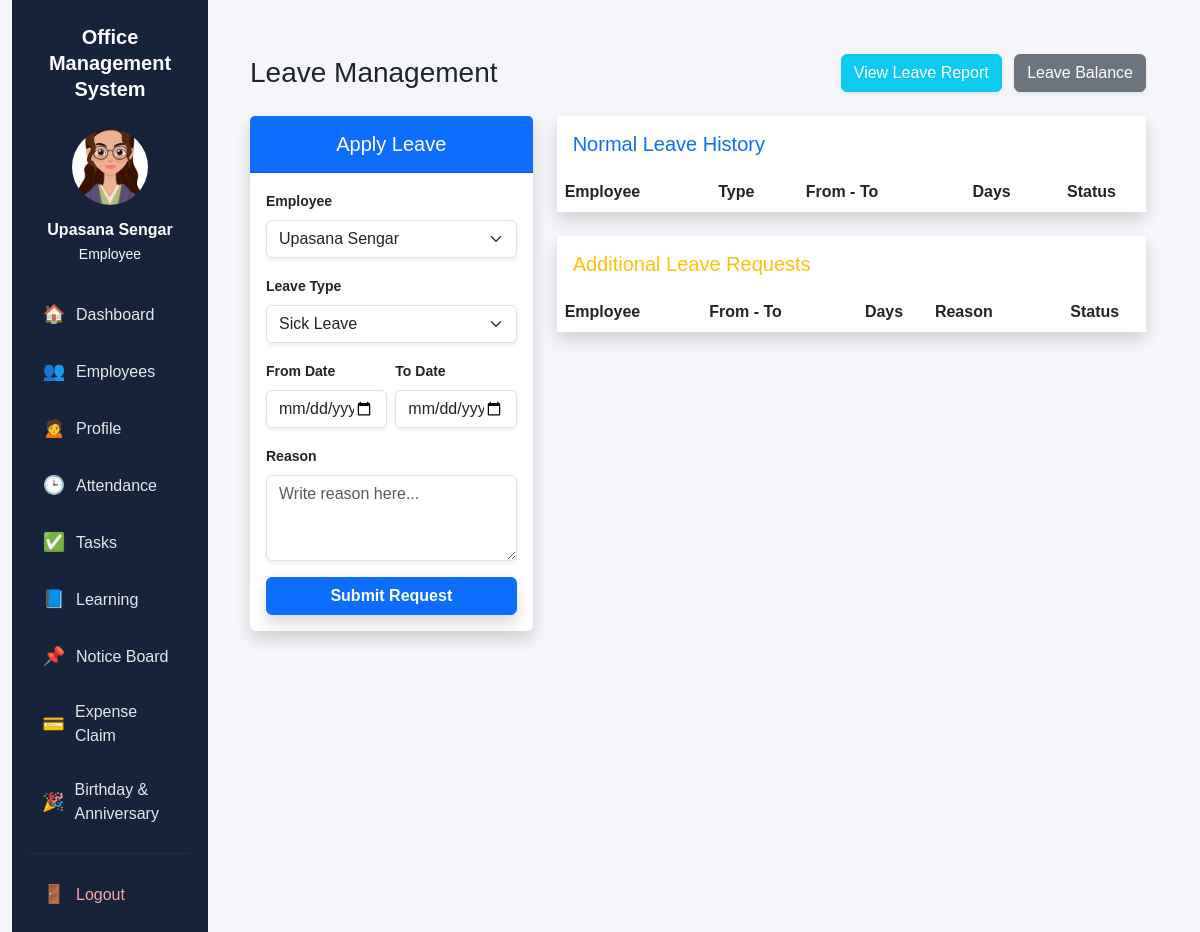
Page /attendance/leave/ (signed in) on the earlier database version.
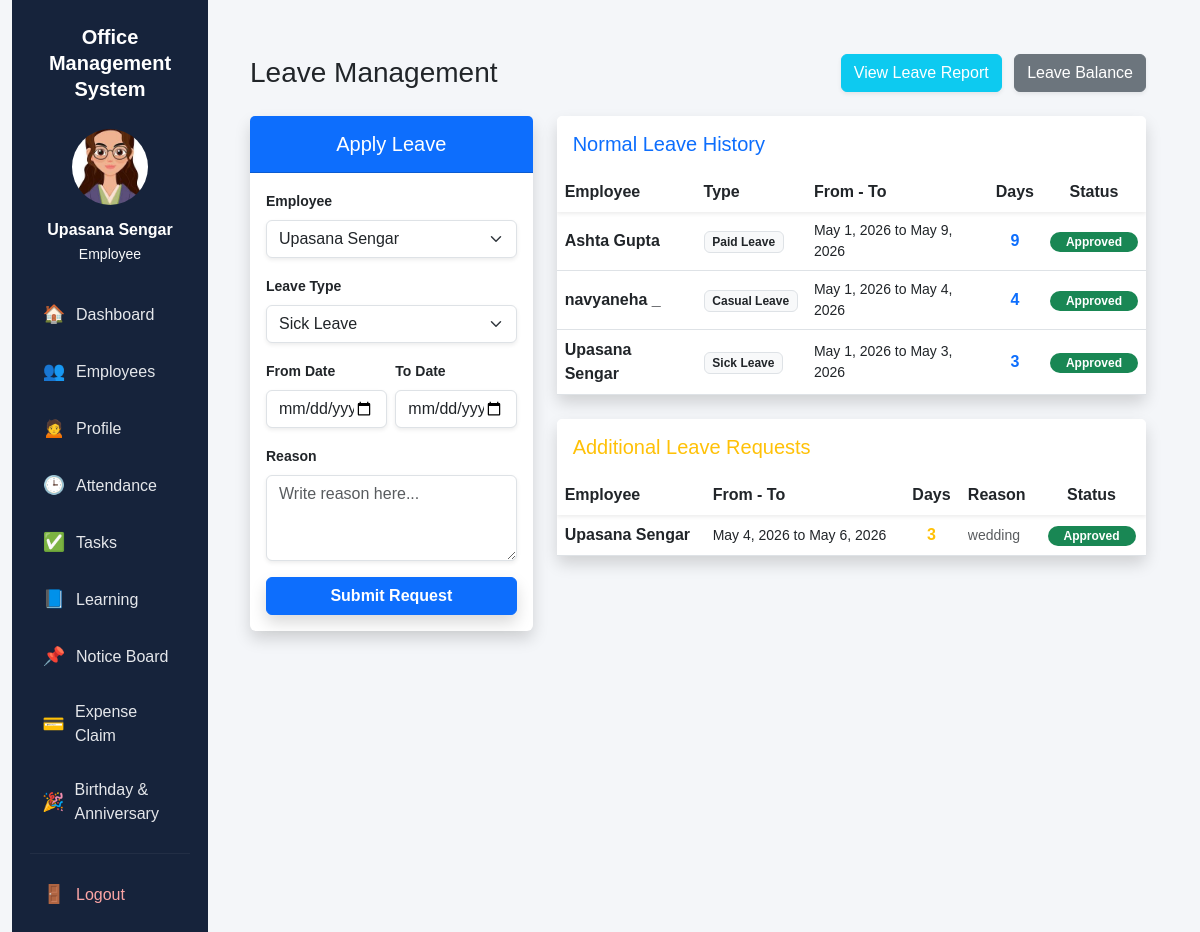
Same page on the later database version.
### apps/attendance/models.py (models this page shows, shortened)
class Leave(models.Model):
    LEAVE_TYPES = [
        ('Sick Leave', 'Sick Leave'),
        ('Casual Leave', 'Casual Leave'),
        ('Paid Leave', 'Paid Leave'),
    ]
    STATUS_CHOICES = [
        ('Pending', 'Pending'),
        ('Approved', 'Approved'),
        ('Rejected', 'Rejected'),
    ]
    employee = models.ForeignKey(Employee, on_delete=models.CASCADE)
    leave_type = models.CharField(max_length=50, choices=LEAVE_TYPES, default='Sick Leave')
    start_date = models.DateField()
    end_date = models.DateField()
    reason = models.TextField()
    status = models.CharField(max_length=20, choices=STATUS_CHOICES, default='Pending')
    @property
    def total_days(self):
        return (self.end_date - self.start_date).days + 1

class AdditionalLeave(models.Model):
    STATUS_CHOICES = [
        ('Pending', 'Pending'),
        ('Approved', 'Approved'),
        ('Rejected', 'Rejected'),
    ]
    employee = models.ForeignKey(Employee, on_delete=models.CASCADE)
    start_date = models.DateField()
    end_date = models.DateField()
    reason = models.TextField()
    status = models.CharField(max_length=20, choices=STATUS_CHOICES, default='Pending')
    applied_at = models.DateTimeField(auto_now_add=True)
    @property
    def total_days(self):
        return (self.end_date - self.start_date).days + 1

### apps/employees/models.py (models this page shows, shortened)
class Employee(models.Model):
    user = models.OneToOneField(User, on_delete=models.CASCADE, null=True, blank=True)
    photo = models.ImageField(upload_to='employees/', blank=True, null=True)
    name = models.CharField(max_length=100)
    email = models.EmailField()
    phone = models.CharField(max_length=20, blank=True, null=True)
    department = models.CharField(max_length=100)
    position = models.CharField(max_length=100, blank=True, null=True)
    about_me = models.TextField(blank=True, null=True, help_text="Employee self-description")
    date_joined = models.DateField(auto_now_add=True)
    leave_balance = models.IntegerField(default=10)

### apps/attendance/views.py (the view)
# urls.py: path('leave/', views.leave_list, name='leave_list'),
@login_required
def leave_list(request):
    leaves = Leave.objects.all().order_by('-id')
    additional_leaves = AdditionalLeave.objects.all().order_by('-id')
    employees = Employee.objects.all()
    return render(request, 'attendance/leave_list.html', {
        'leaves': leaves,
        'additional_leaves': additional_leaves,
        'employees': employees,
    })

### templates/attendance/leave_list.html (shortened to what the changed rows need)
{% extends 'base.html' %}
{% block content %}
<div class="container-fluid py-4">
  <div class="d-flex flex-wrap align-items-center justify-content-between mb-4 gap-2">
    <h2 class="h3 mb-0 text-gray-800">Leave Management</h2>
  </div>
  <div class="row g-4">
    <div class="col-xl-8 col-lg-7">
<div class="card shadow border-0 mb-4">
  <div class="card-body p-0">
    <div class="table-responsive custom-scroll" style="max-height: 240px; overflow-y: auto;">
      <table class="table table-hover align-middle mb-0">
        <thead class="bg-light sticky-top shadow-sm">
          <tr>
            <th class="border-0">Employee</th>
            <th class="border-0">Type</th>
            <th class="border-0">From - To</th>
            <th class="border-0 text-center">Days</th>
            <th class="border-0 text-center">Status</th>
          </tr>
        </thead>
        <tbody>
          {% for leave in leaves %}
          <tr>
            <td class="fw-bold">{{ leave.employee.name }}</td>
            <td><span class="badge bg-light text-dark border">{{ leave.leave_type }}</span></td>
            <td class="small">{{ leave.start_date }} to {{ leave.end_date }}</td>
            <td class="text-center fw-bold text-primary">{{ leave.total_days }}</td>
            <td class="text-center">
              {% if leave.status == "Approved" %}
                <span class="badge bg-success rounded-pill px-3">Approved</span>
              {% elif leave.status == "Rejected" %}
                <span class="badge bg-danger rounded-pill px-3">Rejected</span>
              {% else %}
                <div class="btn-group">
                  <a href="{% url 'approve_leave' leave.id %}" class="btn btn-sm btn-success py-0" style="font-size: 0.75rem;">Approve</a>
                  <a href="{% url 'reject_leave' leave.id %}" class="btn btn-sm btn-danger py-0" style="font-size: 0.75rem;">Reject</a>
                </div>
              {% endif %}
            </td>
          </tr>
          {% endfor %}
        </tbody>
      </table>
    </div>
  </div>
</div>
<div class="card shadow border-0">
  <div class="card-body p-0">
    <div class="table-responsive custom-scroll" style="max-height: 160px; overflow-y: auto;">
      <table class="table table-hover align-middle mb-0">
        <thead class="bg-light sticky-top shadow-sm">
          <tr>
            <th class="border-0">Employee</th>
            <th class="border-0">From - To</th>
            <th class="border-0 text-center">Days</th>
            <th class="border-0">Reason</th>
            <th class="border-0 text-center">Status</th>
          </tr>
        </thead>
        <tbody>
          {% for a_leave in additional_leaves %}
          <tr>
            <td class="fw-bold">{{ a_leave.employee.name }}</td>
            <td class="small">{{ a_leave.start_date }} to {{ a_leave.end_date }}</td>
            <td class="text-center fw-bold text-warning">{{ a_leave.total_days }}</td>
            <td><div class="small text-muted text-truncate" style="max-width: 120px;">{{ a_leave.reason }}</div></td>
            <td class="text-center">
              {% if a_leave.status == "Approved" %}
                <span class="badge bg-success rounded-pill px-3">Approved</span>
              {% elif a_leave.status == "Rejected" %}
                <span class="badge bg-danger rounded-pill px-3">Rejected</span>
              {% else %}
                <div class="btn-group">
                  <a href="{% url 'approve_additional_leave' a_leave.id %}" class="btn btn-sm btn-success py-0" style="font-size: 0.75rem;">Approve</a>
                  <a href="{% url 'reject_additional_leave' a_leave.id %}" class="btn btn-sm btn-danger py-0" style="font-size: 0.75rem;">Reject</a>
                </div>
              {% endif %}
            </td>
          </tr>
          {% endfor %}
        </tbody>
      </table>
    </div>
  </div>
</div>
    </div>
  </div>
</div>
{% endblock %}

Differences in the rows shown:
added Leave: employee.name "Ashta Gupta", leave_type "Paid Leave", start_date "May 1, 2026", end_date "May 9, 2026", total_days "9", status "Approved"
added Leave: employee.name "navyaneha _", leave_type "Casual Leave", start_date "May 1, 2026", end_date "May 4, 2026", total_days "4", status "Approved"
added Leave: employee.name "Upasana Sengar", leave_type "Sick Leave", start_date "May 1, 2026", end_date "May 3, 2026", total_days "3", status "Approved"
added AdditionalLeave: employee.name "Upasana Sengar", start_date "May 4, 2026", end_date "May 6, 2026", total_days "3", reason "wedding", status "Approved"
